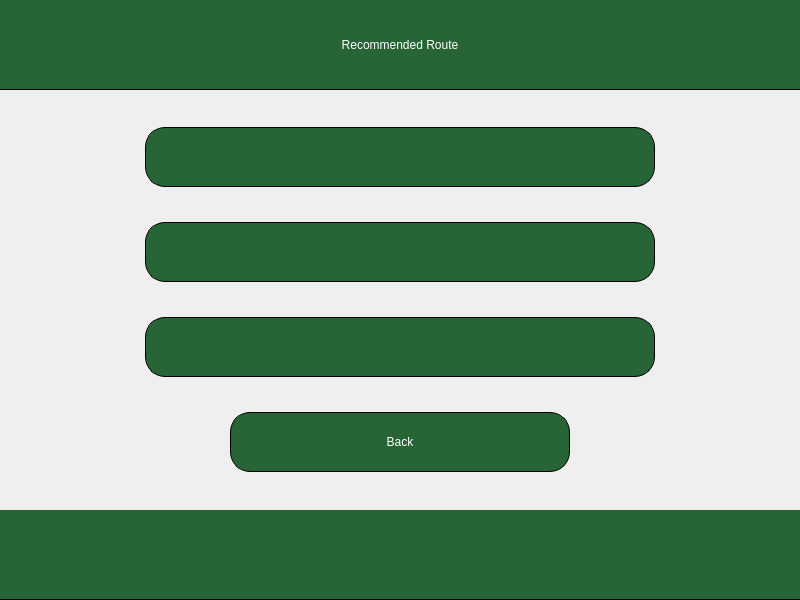
<?xml version="1.0" encoding="UTF-8"?>
<ui version="4.0">
 <class>AnswerRouteSearch</class>
 <widget class="QWidget" name="AnswerRouteSearch">
  <property name="geometry">
   <rect>
    <x>0</x>
    <y>0</y>
    <width>800</width>
    <height>600</height>
   </rect>
  </property>
  <property name="windowTitle">
   <string>Form</string>
  </property>
  <property name="autoFillBackground">
   <bool>true</bool>
  </property>
  <widget class="QLabel" name="Title">
   <property name="geometry">
    <rect>
     <x>0</x>
     <y>0</y>
     <width>800</width>
     <height>90</height>
    </rect>
   </property>
   <property name="styleSheet">
    <string notr="true">color: white;
background-color: rgb(39, 100, 54);
font: 36pt &quot;Oswald&quot;;
border-bottom: 1px solid #000000;</string>
   </property>
   <property name="text">
    <string>Recommended Route</string>
   </property>
   <property name="alignment">
    <set>Qt::AlignCenter</set>
   </property>
  </widget>
  <widget class="QLabel" name="BottomFill">
   <property name="geometry">
    <rect>
     <x>0</x>
     <y>510</y>
     <width>800</width>
     <height>90</height>
    </rect>
   </property>
   <property name="styleSheet">
    <string notr="true">color: white;
background-color: rgb(39, 100, 54);
font: 36pt &quot;Oswald&quot;;
border-bottom: 1px solid #000000;
</string>
   </property>
   <property name="text">
    <string/>
   </property>
  </widget>
  <widget class="QPushButton" name="Back">
   <property name="geometry">
    <rect>
     <x>230</x>
     <y>412</y>
     <width>340</width>
     <height>60</height>
    </rect>
   </property>
   <property name="autoFillBackground">
    <bool>false</bool>
   </property>
   <property name="styleSheet">
    <string notr="true">QPushButton{
	color: white;
	background-color: rgb(39, 100, 54);
	font: 18pt &quot;Oswald&quot;;
	border-radius: 20px;
	border: 1px solid #000000;
}

QPushButton::Hover{
	border-color: rgb(0, 0, 0);
	border: 5px solid #000000;
}

QPushButton::Pressed{
	border-color: rgb(0, 0, 0);
	border: 5px solid;
	background-color: rgb(90,152,101);
}
</string>
   </property>
   <property name="text">
    <string>Back</string>
   </property>
  </widget>
  <widget class="QLabel" name="Text1">
   <property name="geometry">
    <rect>
     <x>145</x>
     <y>127</y>
     <width>510</width>
     <height>60</height>
    </rect>
   </property>
   <property name="styleSheet">
    <string notr="true">QLabel{
	color: white;
	background-color: rgb(39, 100, 54);
	font: 18pt &quot;Oswald&quot;;
	border-radius: 20px;
	border: 1px solid #000000;
}</string>
   </property>
   <property name="text">
    <string/>
   </property>
   <property name="alignment">
    <set>Qt::AlignCenter</set>
   </property>
  </widget>
  <widget class="QLabel" name="Text2">
   <property name="geometry">
    <rect>
     <x>145</x>
     <y>222</y>
     <width>510</width>
     <height>60</height>
    </rect>
   </property>
   <property name="styleSheet">
    <string notr="true">QLabel{
	color: white;
	background-color: rgb(39, 100, 54);
	font: 18pt &quot;Oswald&quot;;
	border-radius: 20px;
	border: 1px solid #000000;
}</string>
   </property>
   <property name="text">
    <string/>
   </property>
   <property name="alignment">
    <set>Qt::AlignCenter</set>
   </property>
  </widget>
  <widget class="QLabel" name="Text3">
   <property name="geometry">
    <rect>
     <x>145</x>
     <y>317</y>
     <width>510</width>
     <height>60</height>
    </rect>
   </property>
   <property name="styleSheet">
    <string notr="true">QLabel{
	color: white;
	background-color: rgb(39, 100, 54);
	font: 18pt &quot;Oswald&quot;;
	border-radius: 20px;
	border: 1px solid #000000;
}</string>
   </property>
   <property name="text">
    <string/>
   </property>
   <property name="alignment">
    <set>Qt::AlignCenter</set>
   </property>
  </widget>
 </widget>
 <resources/>
 <connections/>
</ui>
